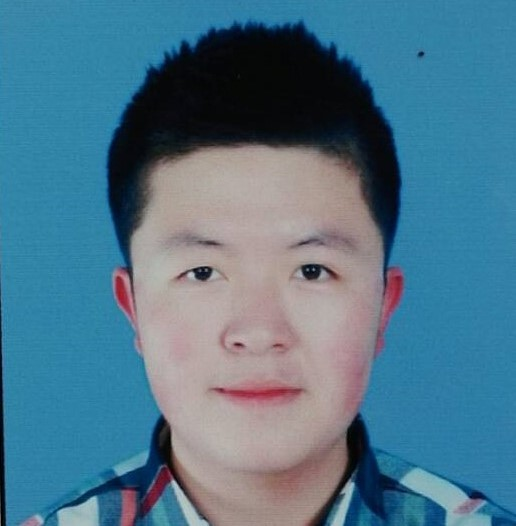
#> input picture Chapter 1/1.2/2.jpg, 516 x 526 px
$ python '绘制图的轮廓.py'
#> lines starting #> are read from the running program, lines starting #| are printed output that depends on the picture
from PIL import Image
from pylab import *
data = array(Image.open('./2.jpg').convert('L'))
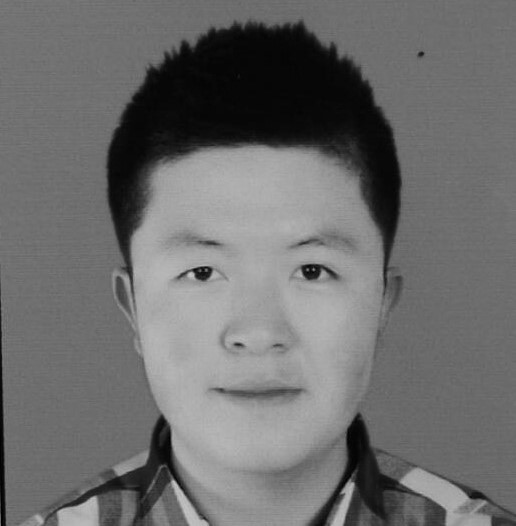
#> data: shape (526, 516); min 0, max 201, mean 108.7
print(data.shape)
#| (526, 516)
figure()
gray()
contour(data, origin='image')
axis("off")
axis("equal")
show()
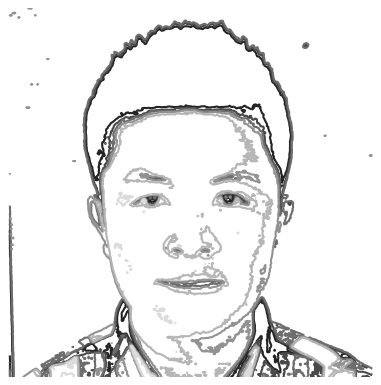
#> figure drawn by matplotlib, 1 panel

$ run again, with Chapter 1/1.2/1.jpg copied over Chapter 1/1.2/2.jpg
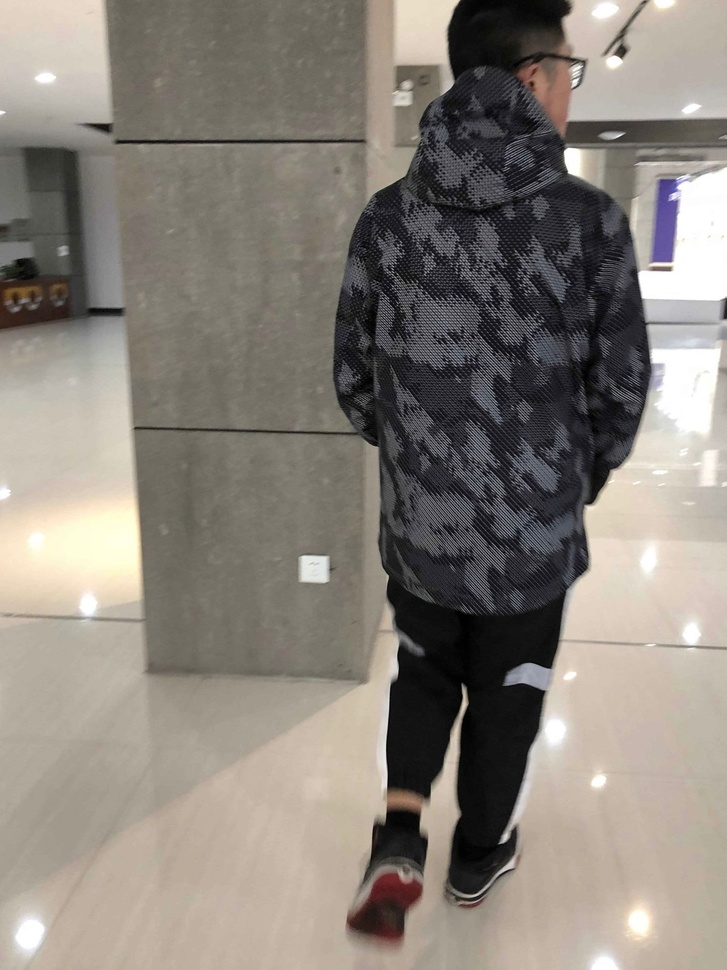
#> input picture Chapter 1/1.2/1.jpg, 727 x 970 px, shrunk from 1440 x 1920 before the run
#> `data = array(Image.open('./2.jpg').convert('L'))`:
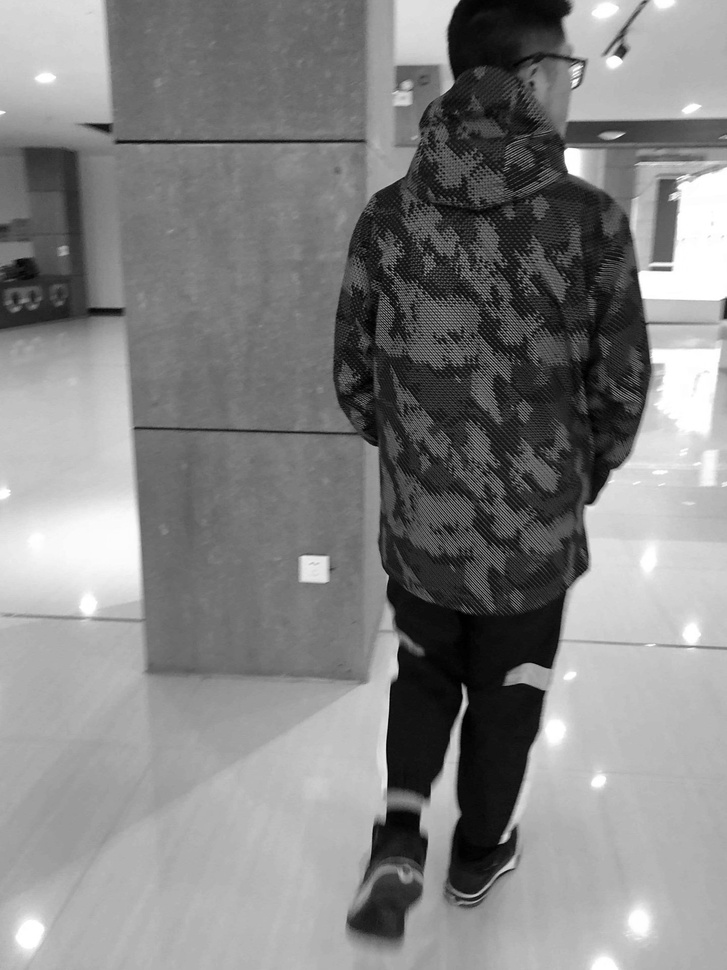
#> data: shape (970, 727); min 0, max 255, mean 131.4
#| (970, 727)
#> `show()`:
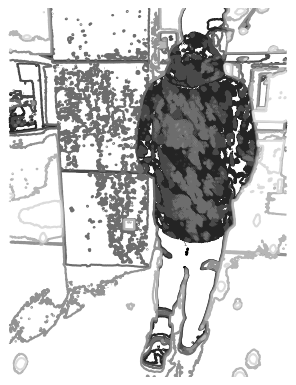
#> figure drawn by matplotlib, 1 panel
